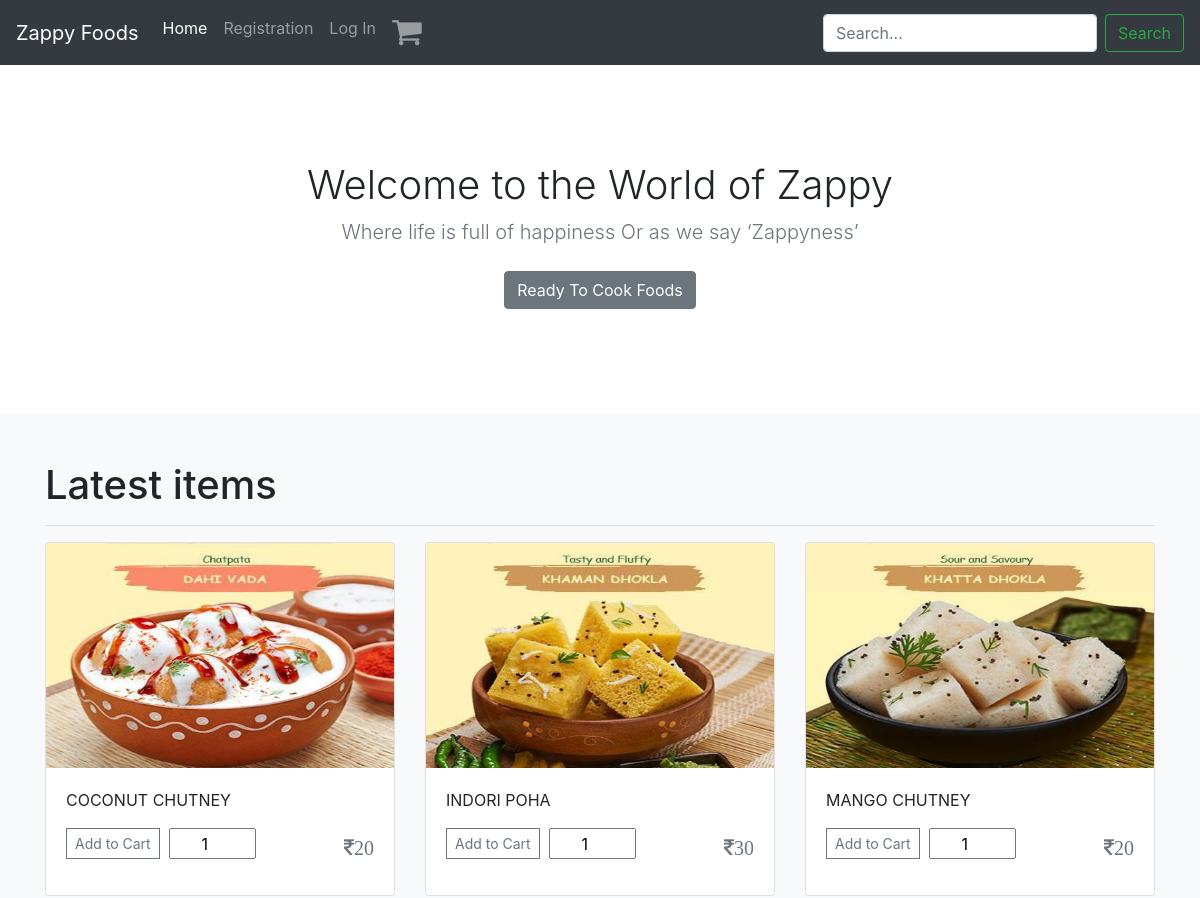
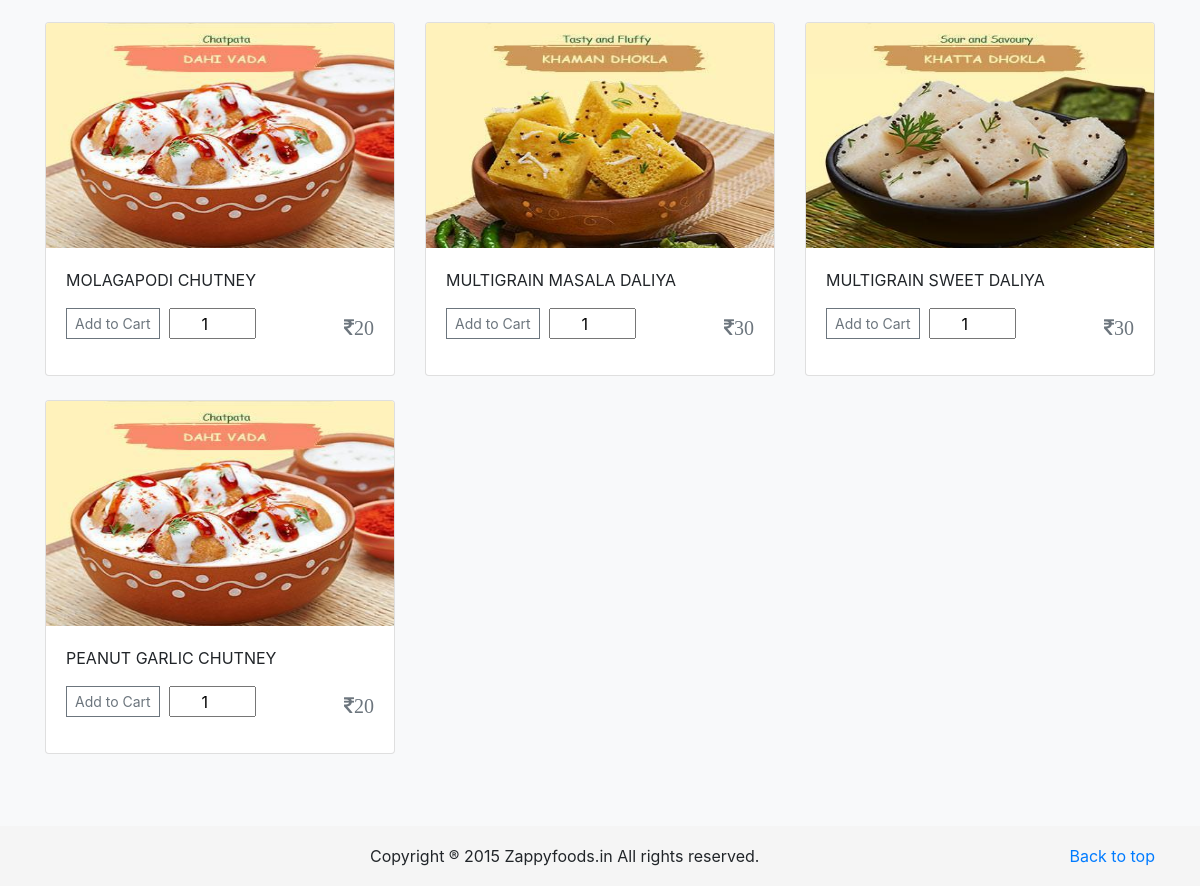
/ReadyToeat, run on the app's committed database (2 pictures, top to bottom).
### zappyapp/models.py (models this page shows, shortened)
class Product(models.Model):
    categories=(('rte','Ready To Eat'),('rtc','Ready To Cook'))
    cat_choice=models.CharField(max_length=20,choices=categories,default='rte')
    pname=models.CharField(max_length=200)
    image=models.ImageField(upload_to='Products',default='Products/1-1.jpg')
    description=models.TextField()
    price=models.IntegerField()

### zappyapp/views.py (the view)
# urls.py: path('ReadyToeat', views.readytoeat,name='readytoeat'),
def readytoeat(request):
    products=Product.objects.filter(cat_choice='rte').order_by('-id') # Query to get all Product in readytoeat category in decreasing order by id
    return render(request,'zappyapp/rte.html',{'products':products})

### templates/zappyapp/rte.html (shortened to what this page needs)
{%extends 'zappyapp/base.html'%}
{%block products%}
{%if products%}
<section class="jumbotron text-center">
  <div class="container">
    <h1 class="jumbotron-heading">Welcome to the
World of Zappy</h1>
    <p class="lead text-muted">Where life is full of happiness
Or as we say ‘Zappyness’</p>
    <p>
      <a href="{% url 'zappyapp:readytocook'%}" class="btn btn-secondary my-2">Ready To Cook Foods</a>
    </p>
  </div>
</section>
<div class="album py-5 bg-light">
  <div class="container">
<h1>Latest items</h1>
<hr>
    <div class="row">
      {%for i in products%}
      <div class="col-md-4">
        <div class="card mb-4 box-shadow">
          <a href="details/{{i.id}}"><img class="card-img-top" height="225" src="{{i.image.url}}" alt="Card image cap"></a>
          <div class="card-body">
            <p class="card-text">{{i.pname}}</p>
            <div class="d-flex justify-content-between align-items-center">
              <form class="form-group" action="{%url 'zappyapp:addtocart'%}" method="GET">
              <div class="btn-group">
                <button type="submit"  class="btn btn btn-outline-secondary btn-sm">Add to Cart</button>&nbsp&nbsp
                <input type="number" class="text-center" name="items" value="1" min="1" max="20" step="1">
              </div>
              </form>
              <h5 class="text-muted"><i class="fa fa-rupee">{{i.price}}</i></h5>
            </div>
          </div>
        </div>
      </div>
      {%endfor%}
    </div>
  </div>
</div>
{%else%}
<div class="album py-5 bg-light" id="nop">
  <div class="container text-center">
<h1>No Products To Display</h1>
</div>
</div>
{%endif%}
{%endblock products%}
{%block footer%}
{%if products%}
<footer class="footer">
  <div class="container">
    <p class="float-right">
      <a href="#">Back to top</a>
    </p>
    <div class="copy-footer container-fluid text-center">Copyright &reg; 2015 Zappyfoods.in All rights reserved.</div>
  </div>
</footer>
{%endif%}
{%endblock footer%}

### static/css/home.css (style rules this page uses)
:root { --jumbotron-padding-y: 3rem; }
.jumbotron { padding-top: var(--jumbotron-padding-y); padding-bottom: var(--jumbotron-padding-y); margin-bottom: 0; background-color: #fff; }
@media (min-width: 768px) { .jumbotron { padding-top: calc(var(--jumbotron-padding-y) * 2); padding-bottom: calc(var(--jumbotron-padding-y) * 2); } }
.jumbotron p:last-child { margin-bottom: 0; }
.jumbotron-heading { font-weight: 300; }
.jumbotron .container { max-width: 40rem; }

### static/css/sticky-footer.css (style rules this page uses)
html { position: relative; min-height: 100%; }
body { margin-bottom: 60px; }
.footer { position: absolute; left: 0; bottom: 0; width: 100%; background-color: #f5f5f5; width: 100%; height: 60px; line-height: 60px; }

### data on the page
Product: image (picture), pname "COCONUT CHUTNEY", price "20"
Product: image (picture), pname "INDORI POHA", price "30"
Product: image (picture), pname "MANGO CHUTNEY", price "20"
Product: image (picture), pname "MOLAGAPODI CHUTNEY", price "20"
Product: image (picture), pname "MULTIGRAIN MASALA DALIYA", price "30"
Product: image (picture), pname "MULTIGRAIN SWEET DALIYA", price "30"
Product: image (picture), pname "PEANUT GARLIC CHUTNEY", price "20"
